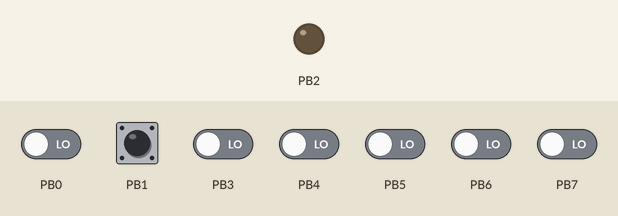
A program run on a simulated ATmega328P, built with avr-gcc and emulated at 8 MHz. Shown: output pins drawn as LEDs (lit = HIGH). Inputs (shaded band) come from the test bench; at power-on: PB1 HIGH, PB0, PB3–7 LOW.

Above: at 1.2 s.
1.3 s: PB1 pulled LOW for 0.15 s
At 2.0 s:
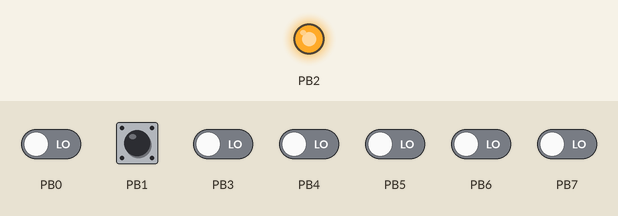
Timing chart, 0 to 4.3 s (numbered marks = the images above; inputs shaded):
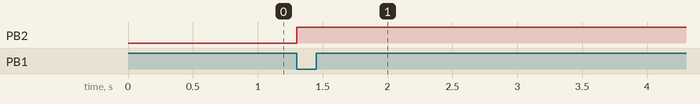

The program:

main.c
```c
/*
 * main.c
 *
 *  Created on: Oct 26, 2022
 *      Author: ahmed
 */

#include "STD_Types.h"
#include "DIO_interface.h"

void main(){
	u8 Local_u8InputValue = 1 ;
	DIO_u8SetPinDirection(DIO_u8PORTB,DIO_u8PIN2,DIO_u8PIN_OUTPUT);
	DIO_u8SetPinDirection(DIO_u8PORTB,DIO_u8PIN1,DIO_u8PIN_INPUT);
	DIO_u8SetPinValue(DIO_u8PORTB , DIO_u8PIN1 ,DIO_u8PIN_HIGH );


	while(1){
		DIO_u8GetPinValue(DIO_u8PORTB,DIO_u8PIN1 ,&Local_u8InputValue  );
		if(Local_u8InputValue == 0){
			DIO_u8SetPinValue(DIO_u8PORTB,DIO_u8PIN2 ,DIO_u8PIN_HIGH );
		}

	}
}
```

BIT_MATH.h
```c
#ifndef BIT_MATH_H_

#define BIT_MATH_H_

#define SET_BIT(VAR,BIT_NO) (VAR|=(1<<BIT_NO))
#define GET_BIT(VAR,BIT_NO) ((VAR>>BIT_NO)&1)
#define CLR_BIT(VAR,BIT_NO) (VAR&=(~(1<<BIT_NO)))
#define TOG_BIT(VAR,BIT_NO) (VAR^=(1<<BIT_NO))


#endif // BIT_MATH_H_
```

DIO_config.h
```c

```

DIO_interface.h
```c
/************************************************************************/
/************************************************************************/
/***********************	author: Ahmed wagih	    *********************/
/***********************	Layer:  MCAL	        *********************/
/***********************	SWC:	DIO	            *********************/
/***********************	Version:1.00	        *********************/
/************************************************************************/
/************************************************************************/


#ifndef DIO_INTERFACE_H
#define DIO_INTERFACE_H

#define DIO_u8PIN_OUTPUT	1
#define DIO_u8PIN_INPUT		0

#define DIO_u8PIN_HIGH 		1
#define DIO_u8PIN_LOW 		0

#define DIO_u8PORT_OUTPUT	0xff
#define DIO_u8PORT_INPUT	0

#define DIO_u8PORT_HIGH		0xff
#define DIO_u8PORT_LOW		0

//#define DIO_u8PORTA			0
#define DIO_u8PORTB			0
#define DIO_u8PORTC			1
#define DIO_u8PORTD			2

#define DIO_u8PIN0			0
#define DIO_u8PIN1			1
#define DIO_u8PIN2			2
#define DIO_u8PIN3			3
#define DIO_u8PIN4			4
#define DIO_u8PIN5			5
#define DIO_u8PIN6			6
#define DIO_u8PIN7			7


u8 DIO_u8SetPinDirection(u8 Copy_u8Port ,u8 Copy_u8Pin ,u8 Copy_u8Direction);

u8 DIO_u8SetPortDirection(u8 Copy_u8Port ,u8 Copy_u8Direction);

u8 DIO_u8SetPinValue(u8 Copy_u8Port ,u8 Copy_u8Pin ,u8 Copy_u8Value);

u8 DIO_u8SetPortValue(u8 Copy_u8Port  ,u8 Copy_u8Value);

u8 DIO_u8GetPinValue(u8 Copy_u8Port , u8 Copy_u8Pin,u8* Copy_Pu8Value);


#endif
```

DIO_private.h
```c

```

DIO_program.c
```c
/************************************************************************/
/************************************************************************/
/***********************	author: Ahmed wagih	    *********************/
/***********************	Layer:  MCAL	        *********************/
/***********************	SWC:	DIO	            *********************/
/***********************	Version:1.00	        *********************/
/************************************************************************/
/************************************************************************/

#include"STD_Types.h"
#include"BIT_MATH.h"

#include"DIO_interface.h"
#include"DIO_register.h"
#include"DIO_config.h"
#include"DIO_private.h"


u8 DIO_u8SetPinValue(u8 Copy_u8Port ,u8 Copy_u8Pin ,u8 Copy_u8Value){

	u8 Local_u8ErrorState=0 ;
	if(Copy_u8Pin <= DIO_u8PIN7){

		if(Copy_u8Value == DIO_u8PIN_LOW ){

			switch(Copy_u8Port){

			case  DIO_u8PORTB : CLR_BIT(PORTB , Copy_u8Pin)  ; break ;
			case  DIO_u8PORTC : CLR_BIT(PORTC , Copy_u8Pin)  ; break ;
			case  DIO_u8PORTD : CLR_BIT(PORTD , Copy_u8Pin)  ; break ;
			default :  Local_u8ErrorState = 1                ; break ;

			}
		}
		else if(Copy_u8Value == DIO_u8PIN_HIGH) {
			switch(Copy_u8Port){
			case  DIO_u8PORTB : SET_BIT(PORTB , Copy_u8Pin)  ; break ;
			case  DIO_u8PORTC : SET_BIT(PORTC , Copy_u8Pin)  ; break ;
			case  DIO_u8PORTD : SET_BIT(PORTD , Copy_u8Pin)  ; break ;
			default :  Local_u8ErrorState = 1                ; break ;
			}
		}
		else {
			Local_u8ErrorState = 1  ;
		}

	}
	else {

		Local_u8ErrorState = 1 ;

	}


	return Local_u8ErrorState ;
}


u8 DIO_u8SetPortValue(u8 Copy_u8Port  ,u8 Copy_u8Value){

	u8 Local_u8ErrorState=0 ;
	switch(Copy_u8Port){
	case DIO_u8PORTB : PORTB = Copy_u8Value ; break ;
	case DIO_u8PORTC : PORTC = Copy_u8Value ; break ;
	case DIO_u8PORTD : PORTD = Copy_u8Value ; break ;
	default :  Local_u8ErrorState = 1       ; break ;


	}


	return Local_u8ErrorState ;
}

/*******************************************************************************************/

u8 DIO_u8GetPinValue(u8 Copy_u8Port , u8 Copy_u8Pin , u8* Copy_pu8Value){

	u8 Local_u8ErrorState=0 ;

	if(Copy_pu8Value != NULL && Copy_u8Pin <= DIO_u8PIN7){
		switch(Copy_u8Port){
		case DIO_u8PORTB  : *Copy_pu8Value = GET_BIT(PINB , Copy_u8Pin ) ; break ;
		case DIO_u8PORTC  : *Copy_pu8Value = GET_BIT(PINC , Copy_u8Pin ) ; break ;
		case DIO_u8PORTD  : *Copy_pu8Value = GET_BIT(PIND , Copy_u8Pin ) ; break ;
		default :Local_u8ErrorState= 1  ;
		}

	}
	else {
		Local_u8ErrorState = 1  ;
	}

	return Local_u8ErrorState ;
}
```

DIO_register.h
```c
/************************************************************************/
/************************************************************************/
/***********************	author: Ahmed wagih	    *********************/
/***********************	Layer:  MCAL	        *********************/
/***********************	SWC:	DIO	            *********************/
/***********************	Version:1.00	        *********************/
/************************************************************************/
/************************************************************************/

#ifndef DIO_REGISTER_H_
#define DIO_REGISTER_H_

/*#define PORTA		*((volatile u8*)0x)
#define PINA		*((volatile u8*)0x)
*/

#define PORTB		*((volatile u8*)0x25)
#define PINB		*((volatile u8*)0x23)

#define PORTC		*((volatile u8*)0x28)
#define PINC		*((volatile u8*)0x26)

#define PORTD		*((volatile u8*)0x2B)
#define PIND		*((volatile u8*)0x29)

#endif
```

STD_Types.h
```c
#ifndef _STD_TYPES_H
#define _STD_TYPES_H

typedef unsigned char u8;
typedef unsigned short int u16;
typedef unsigned long int u32;

typedef signed char s8;
typedef signed short int s16;
typedef signed long int s32;

typedef float f32;
typedef double f64;


#define NULL 0

#endif
```

BIT_MATH.h
```c
#ifndef BIT_MATH_H_

#define BIT_MATH_H_

#define SET_BIT(VAR,BIT_NO) (VAR|=(1<<BIT_NO))
#define GET_BIT(VAR,BIT_NO) ((VAR>>BIT_NO)&1)
#define CLR_BIT(VAR,BIT_NO) (VAR&=(~(1<<BIT_NO)))
#define TOG_BIT(VAR,BIT_NO) (VAR^=(1<<BIT_NO))


#endif // BIT_MATH_H_
```

DIO_config.h
```c

```

DIO_interface.h
```c
/************************************************************************/
/************************************************************************/
/***********************	author: Ahmed wagih	    *********************/
/***********************	Layer:  MCAL	        *********************/
/***********************	SWC:	DIO	            *********************/
/***********************	Version:1.00	        *********************/
/************************************************************************/
/************************************************************************/


#ifndef DIO_INTERFACE_H
#define DIO_INTERFACE_H

#define DIO_u8PIN_OUTPUT	1
#define DIO_u8PIN_INPUT		0

#define DIO_u8PIN_HIGH 		1
#define DIO_u8PIN_LOW 		0

#define DIO_u8PORT_OUTPUT	0xff
#define DIO_u8PORT_INPUT	0

#define DIO_u8PORT_HIGH		0xff
#define DIO_u8PORT_LOW		0

//#define DIO_u8PORTA			0
#define DIO_u8PORTB			0
#define DIO_u8PORTC			1
#define DIO_u8PORTD			2

#define DIO_u8PIN0			0
#define DIO_u8PIN1			1
#define DIO_u8PIN2			2
#define DIO_u8PIN3			3
#define DIO_u8PIN4			4
#define DIO_u8PIN5			5
#define DIO_u8PIN6			6
#define DIO_u8PIN7			7


u8 DIO_u8SetPinDirection(u8 Copy_u8Port ,u8 Copy_u8Pin ,u8 Copy_u8Direction);

u8 DIO_u8SetPortDirection(u8 Copy_u8Port ,u8 Copy_u8Direction);

u8 DIO_u8SetPinValue(u8 Copy_u8Port ,u8 Copy_u8Pin ,u8 Copy_u8Value);

u8 DIO_u8SetPortValue(u8 Copy_u8Port  ,u8 Copy_u8Value);

u8 DIO_u8GetPinValue(u8 Copy_u8Port , u8 Copy_u8Pin,u8* Copy_u8Value);


#endif
```

DIO_private.h
```c

```

DIO_program.c
```c
/************************************************************************/
/************************************************************************/
/***********************	author: Ahmed wagih	    *********************/
/***********************	Layer:  MCAL	        *********************/
/***********************	SWC:	DIO	            *********************/
/***********************	Version:1.00	        *********************/
/************************************************************************/
/************************************************************************/

#include"STD_Types.h"
#include"BIT_MATH.h"

#include"DIO_interface.h"
#include"DIO_register.h"
#include"DIO_config.h"
#include"DIO_private.h"

u8 DIO_u8SetPinDirection(u8 Copy_u8Port ,u8 Copy_u8Pin ,u8 Copy_u8Direction){

	u8 Local_u8ErrorState=0 ;
	if(Copy_u8Pin <= DIO_u8PIN7 ){
		if(Copy_u8Direction == DIO_u8PIN_INPUT){
			switch(Copy_u8Port){

			case DIO_u8PORTB : CLR_BIT(DDRB,Copy_u8Pin); break;
			case DIO_u8PORTC : CLR_BIT(DDRC,Copy_u8Pin); break;
			case DIO_u8PORTD : CLR_BIT(DDRD,Copy_u8Pin); break;
			default 		 : Local_u8ErrorState = 1  ; break;
			}
		}
		else if(Copy_u8Direction == DIO_u8PIN_OUTPUT){
			switch(Copy_u8Port){

			case DIO_u8PORTB : SET_BIT(DDRB,Copy_u8Pin); break;
			case DIO_u8PORTC : SET_BIT(DDRC,Copy_u8Pin); break;
			case DIO_u8PORTD : SET_BIT(DDRD,Copy_u8Pin); break;
			default 		 : Local_u8ErrorState = 1  ; break;
			}

		}
		else
		{
			Local_u8ErrorState = 1 ;
		}
	}
	else {
		Local_u8ErrorState = 1 ;
	}

	return Local_u8ErrorState ;
}


u8 DIO_u8SetPortDirection(u8 Copy_u8Port ,u8 Copy_u8Direction){

	u8 Local_u8ErrorState=0 ;
	switch(Copy_u8Port){
	case DIO_u8PORTB : DDRB=Copy_u8Direction ; break ;
	case DIO_u8PORTC : DDRC=Copy_u8Direction ; break ;
	case DIO_u8PORTD : DDRD=Copy_u8Direction ; break ;
	default 		 : Local_u8ErrorState = 1 ; break;

	}

	return Local_u8ErrorState ;

}


u8 DIO_u8SetPinValue(u8 Copy_u8Port ,u8 Copy_u8Pin ,u8 Copy_u8Value){

	u8 Local_u8ErrorState=0 ;
	if(Copy_u8Pin <= DIO_u8PIN7){

		if(Copy_u8Value == DIO_u8PIN_LOW ){

			switch(Copy_u8Port){

			case  DIO_u8PORTB : CLR_BIT(PORTB , Copy_u8Pin)  ; break ;
			case  DIO_u8PORTC : CLR_BIT(PORTC , Copy_u8Pin)  ; break ;
			case  DIO_u8PORTD : CLR_BIT(PORTD , Copy_u8Pin)  ; break ;
			default :  Local_u8ErrorState = 1                ; break ;

			}
		}
		else if(Copy_u8Value == DIO_u8PIN_HIGH) {
			switch(Copy_u8Port){
			case  DIO_u8PORTB : SET_BIT(PORTB , Copy_u8Pin)  ; break ;
			case  DIO_u8PORTC : SET_BIT(PORTC , Copy_u8Pin)  ; break ;
			case  DIO_u8PORTD : SET_BIT(PORTD , Copy_u8Pin)  ; break ;
			default :  Local_u8ErrorState = 1                ; break ;
			}
		}
		else {
			Local_u8ErrorState = 1  ;
		}

	}
	else {

		Local_u8ErrorState = 1 ;

	}


	return Local_u8ErrorState ;
}


u8 DIO_u8SetPortValue(u8 Copy_u8Port  ,u8 Copy_u8Value){

	u8 Local_u8ErrorState=0 ;
	switch(Copy_u8Port){
	case DIO_u8PORTB : PORTB = Copy_u8Value ; break ;
	case DIO_u8PORTC : PORTC = Copy_u8Value ; break ;
	case DIO_u8PORTD : PORTD = Copy_u8Value ; break ;
	default :  Local_u8ErrorState = 1       ; break ;


	}


	return Local_u8ErrorState ;
}

/*******************************************************************************************/

u8 DIO_u8GetPinValue(u8 Copy_u8Port , u8 Copy_u8Pin , u8* Copy_pu8Value){

	u8 Local_u8ErrorState=0 ;

	if(Copy_pu8Value != NULL && Copy_u8Pin <= DIO_u8PIN7){
		switch(Copy_u8Port){
		case DIO_u8PORTB  : *Copy_pu8Value = GET_BIT(PINB , Copy_u8Pin ) ; break ;
		case DIO_u8PORTC  : *Copy_pu8Value = GET_BIT(PINC , Copy_u8Pin ) ; break ;
		case DIO_u8PORTD  : *Copy_pu8Value = GET_BIT(PIND , Copy_u8Pin ) ; break ;
		default :Local_u8ErrorState= 1  ;
		}

	}
	else {
		Local_u8ErrorState = 1  ;
	}

	return Local_u8ErrorState ;
}
```

DIO_register.h
```c
/************************************************************************/
/************************************************************************/
/***********************	author: Ahmed wagih	    *********************/
/***********************	Layer:  MCAL	        *********************/
/***********************	SWC:	DIO	            *********************/
/***********************	Version:1.00	        *********************/
/************************************************************************/
/************************************************************************/

#ifndef DIO_REGISTER_H_
#define DIO_REGISTER_H_

/*#define PORTA		*((volatile u8*)0x)
#define DDRA		*((volatile u8*)0x)
#define PINA		*((volatile u8*)0x)
*/

#define PORTB		*((volatile u8*)0x25)
#define DDRB		*((volatile u8*)0x24)
#define PINB		*((volatile u8*)0x23)

#define PORTC		*((volatile u8*)0x28)
#define DDRC		*((volatile u8*)0x27)
#define PINC		*((volatile u8*)0x26)

#define PORTD		*((volatile u8*)0x2B)
#define DDRD		*((volatile u8*)0x2A)
#define PIND		*((volatile u8*)0x29)

#endif
```

STD_Types.h
```c
#ifndef _STD_TYPES_H
#define _STD_TYPES_H

typedef unsigned char u8;
typedef unsigned short int u16;
typedef unsigned long int u32;

typedef signed char s8;
typedef signed short int s16;
typedef signed long int s32;

typedef float f32;
typedef double f64;


#define NULL 0

#endif
```

Measured:
- after the input at 1.3 s, PB2: LOW → HIGH at once
